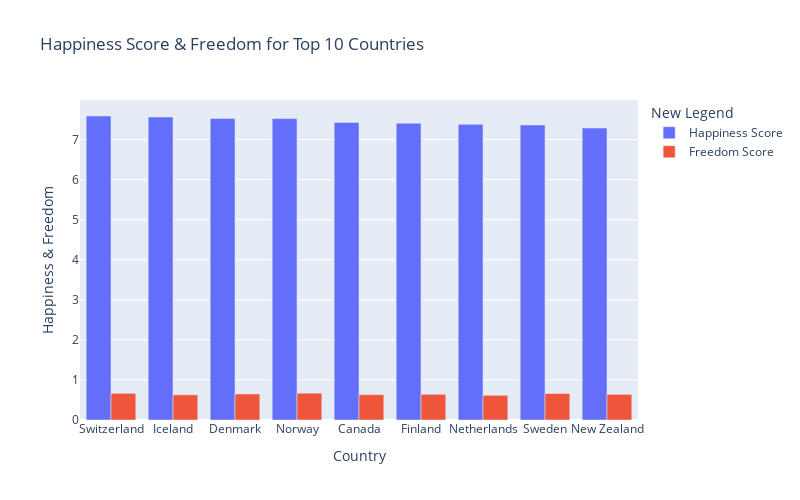

The cell this chart's notebook holds for it:
### Code cell
import plotly.graph_objects as pgo

country = whr15_df[whr15_df['Happiness Rank'] < 10]['Country']
happiness_score =  whr15_df[whr15_df['Happiness Rank'] < 10]['Happiness Score']
freedom_score = whr15_df[whr15_df['Happiness Rank'] < 10]['Freedom']

fig = pgo.Figure() 

fig.add_bar(x = country,
            y = happiness_score,
            name = 'Happiness Score')

fig.add_bar(x = country,
            y = freedom_score,
            name = 'Freedom Score',
            hovertemplate = '<b>%{name}</b></br></br>' +
                            'Country: %{x}</br>' +
                            'Freedom Score: %{y}')

fig.update_layout(legend_title_text = 'New Legend',
                    title = 'Happiness Score & Freedom for Top 10 Countries',
                    yaxis_title = 'Happiness & Freedom',
                    xaxis_title = 'Country',
                    hoverlabel_align = 'right',
                    autosize = True,
                    width = 800,
                    height = 500)
fig.show()

### Figure 1 — Plotly figure (JSON) as saved in the notebook; plotly's stock layout.template omitted (floating-point values rounded to 4 significant figures)
{"data": [{"name": "Happiness Score", "type": "bar", "x": ["Switzerland", "Iceland", "Denmark", "Norway", "Canada", "Finland", "Netherlands", "Sweden", "New Zealand"], "y": [7.587, 7.561, 7.527, 7.522, 7.427, 7.406, 7.378, 7.364, 7.286]}, {"hovertemplate": "<b>%{name}</b></br></br>Country: %{x}</br>Freedom Score: %{y}", "name": "Freedom Score", "type": "bar", "x": ["Switzerland", "Iceland", "Denmark", "Norway", "Canada", "Finland", "Netherlands", "Sweden", "New Zealand"], "y": [0.6656, 0.6288, 0.6494, 0.6697, 0.633, 0.6417, 0.6158, 0.6598, 0.6394]}], "layout": {"autosize": true, "height": 500, "hoverlabel": {"align": "right"}, "legend": {"title": {"text": "New Legend"}}, "title": {"text": "Happiness Score & Freedom for Top 10 Countries"}, "width": 800, "xaxis": {"title": {"text": "Country"}}, "yaxis": {"title": {"text": "Happiness & Freedom"}}}}
